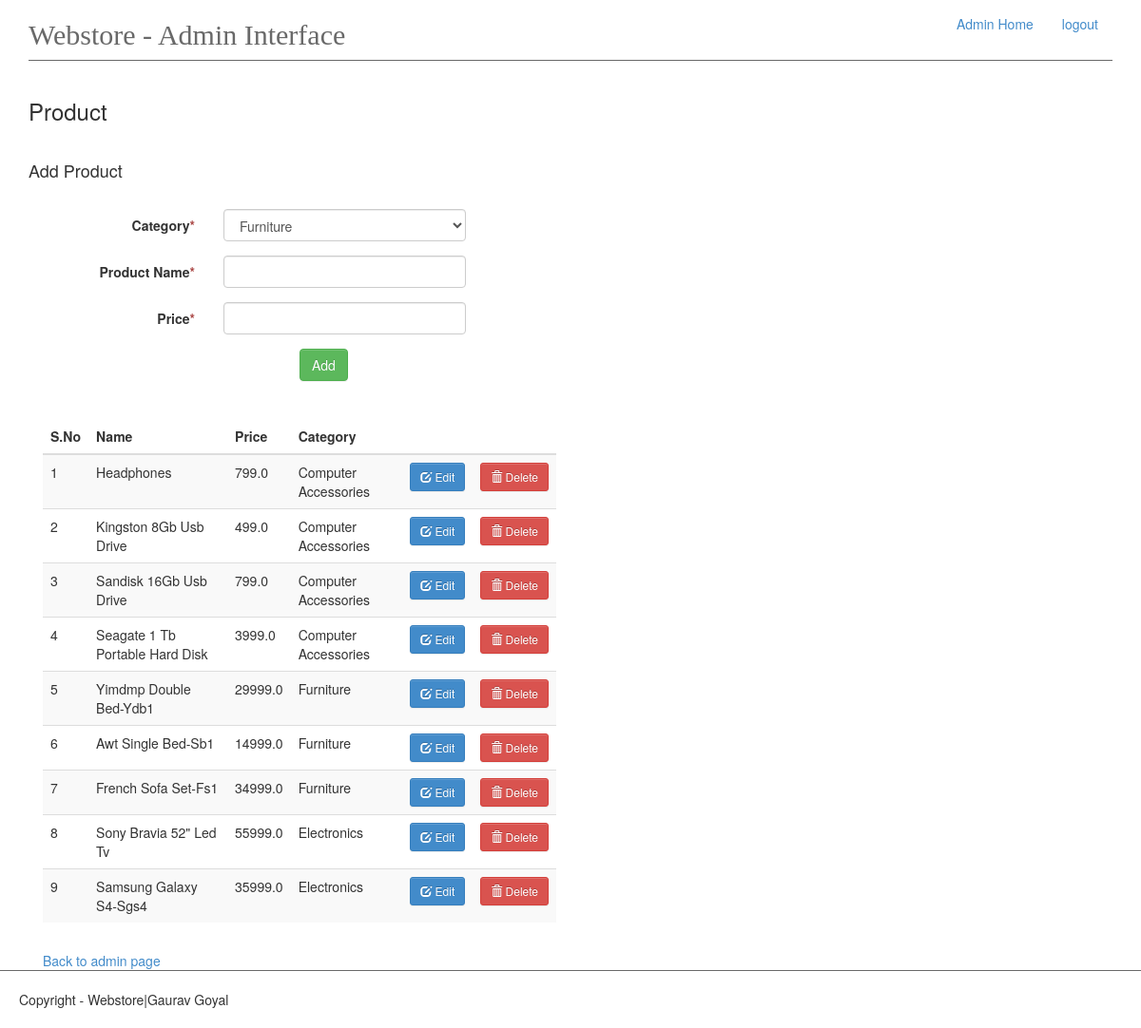
/admin/product/add (signed in), run on the app's committed database.
### app/models.py (models this page shows, shortened)
class Product(db.Model):
    id = db.Column(db.Integer, primary_key=True)
    name = db.Column(db.String(50), unique=True, index=True)
    price = db.Column(db.Float, index=True)
    category_id = db.Column(db.Integer, db.ForeignKey('category.id'))
    cart = db.relationship('Cart', backref='products', lazy='dynamic')

class Category(db.Model):
    id = db.Column(db.Integer, primary_key=True)
    name = db.Column(db.String(50), unique=True, index=True)
    products = db.relationship('Product', backref='category', lazy='dynamic')
    def __repr__(self):
        return self.name

### app/views.py (the view)
@app.route('/admin/product/add', methods=['GET', 'POST'])
@login_required
def add_product():
    form = ProductForm()
    if form.validate_on_submit():
        product = Product(name=form.name.data.title(), price=form.price.data, category=form.category.data)
        db.session.add(product)
        db.session.commit()
        flash(product.name + " added", 'text-success')
        return redirect(url_for('add_product'))
    product = Product.query.all()
    return render_template('admin-panel/product.html', form=form, product=product)

### app/forms.py
class ProductForm(Form):
    category = QuerySelectField(u'Category', query_factory=get_category)
    name = TextField('Product Name', validators=[Required('Product name is required.')])
    price = DecimalField('Price', validators=[Required('Price is required')])

### app/__init__.py (called while the page is built)
@admin_login.user_loader
def load_user(id):
    return Admin.query.get(int(id))

### app/forms.py (called while the page is built)
def get_category():
    return Category.query.all()

### app/templates/admin-panel/product.html (shortened to what this page needs)
{% extends 'admin-panel/admin.html' %}
{% block content %}
    <h3>Product</h3>
    <br>
    <h4>Add Product</h4>
    <br>
    <form class="form-horizontal" method="post" enctype= "multipart/form-data">
        {% for field in form if field.widget.input_type != 'hidden' %}
            <div class="col-md-12">
                <div class="form-group">
                    <label class="col-md-2 control-label">  {{ field.label }}<span class="text-danger">*</span></label>
                    <div class="col-md-3"> {{ field(class_='form-control') }}</div>
                    <div class="col-md-6">
                    </div>
                </div >
            </div>
        {% endfor %}
        <div class="control-group">
            <div class="controls col-md-offset-3">
                <input type="submit" class="btn btn-success" value="Add">
            </div>
        </div>
    </form>
    <br>
    <br>
    <div class="col-md-6">
        <table class="table table-striped table-responsive col-md-6" id="cart_table">
            <thead>
            <tr>
                <th>S.No</th>
                <th>Name</th>
                <th>Price</th>
                <th>Category</th>
                <th></th>
                <th></th>
            </tr>
            </thead>
            <tbody>
            {% for item in product %}
                <tr>
                    <td>{{ loop.index }}</td>
                    <td>{{ item.name }}</td>
                    <td>{{ item.price }}</td>
                    <td>{{ item.category }}</td>
                    <td>
                        <a href="{{ url_for('edit_product', pk=item.id)}}" class="btn btn-sm btn-primary">
                            <span class="glyphicon glyphicon-edit"></span> Edit</a>
                    </td>
                    <td>
                        <a href="{{ url_for('delete_product', pk=item.id) }}" class="btn btn-sm btn-danger">
                            <span class="glyphicon glyphicon-trash"></span>
                            Delete</a>
                    </td>
                </tr>
            {% endfor %}
            </tbody>
        </table>
    </div>
    <br>
    <div class="col-md-12"><a href="{{ url_for('admin_base') }}">Back to admin page</a></div>
{% endblock %}

### app/static/css/main.css (style rules this page uses)
#main #cart_table { margin-bottom: 30px; }

### data on the page
Product: name "Headphones", price "799.0", category "Computer Accessories"
Product: name "Kingston 8Gb Usb Drive", price "499.0", category "Computer Accessories"
Product: name "Sandisk 16Gb Usb Drive", price "799.0", category "Computer Accessories"
Product: name "Seagate 1 Tb Portable Hard Disk", price "3999.0", category "Computer Accessories"
Product: name "Yimdmp Double Bed-Ydb1", price "29999.0", category "Furniture"
Product: name "Awt Single Bed-Sb1", price "14999.0", category "Furniture"
Product: name "French Sofa Set-Fs1", price "34999.0", category "Furniture"
Product: name "Sony Bravia 52\" Led Tv", price "55999.0", category "Electronics"
Product: name "Samsung Galaxy S4-Sgs4", price "35999.0", category "Electronics"

### other printed values
{{ field.label }} "Category" "Product Name" "Price"
